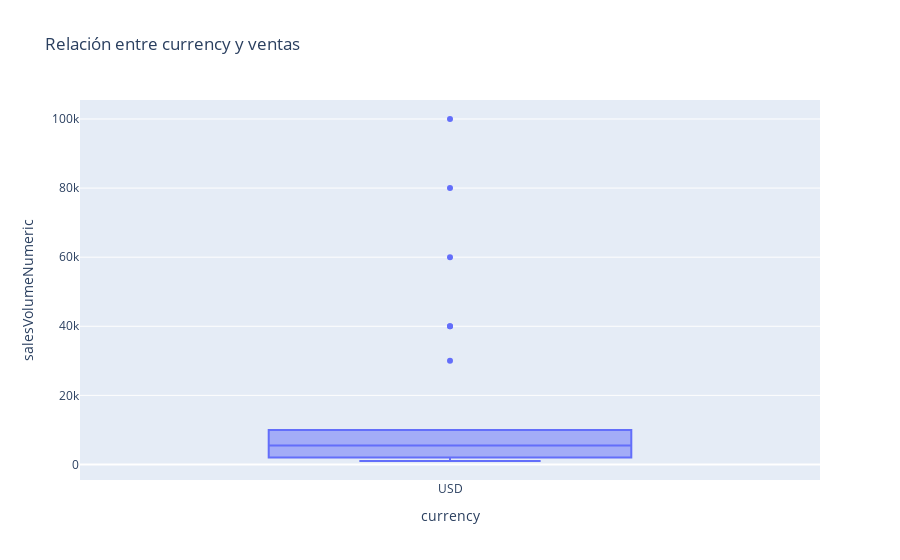
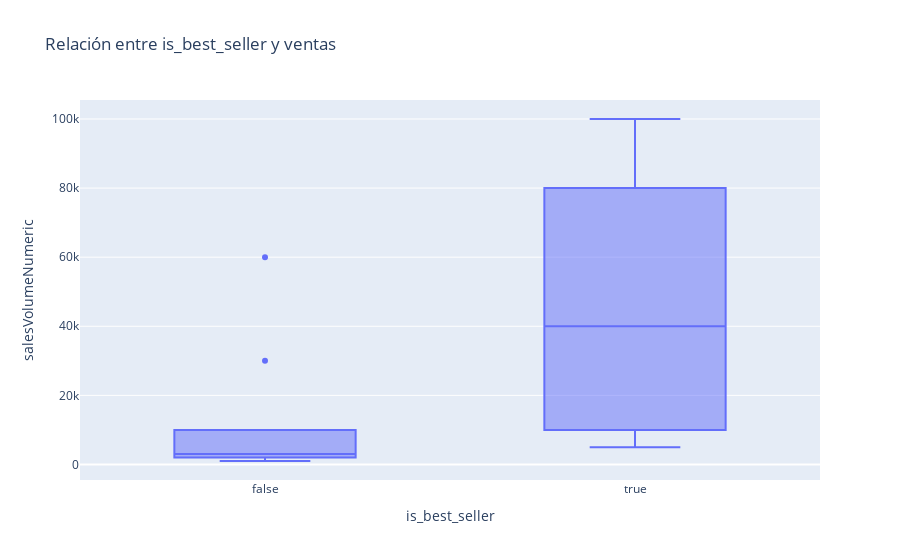
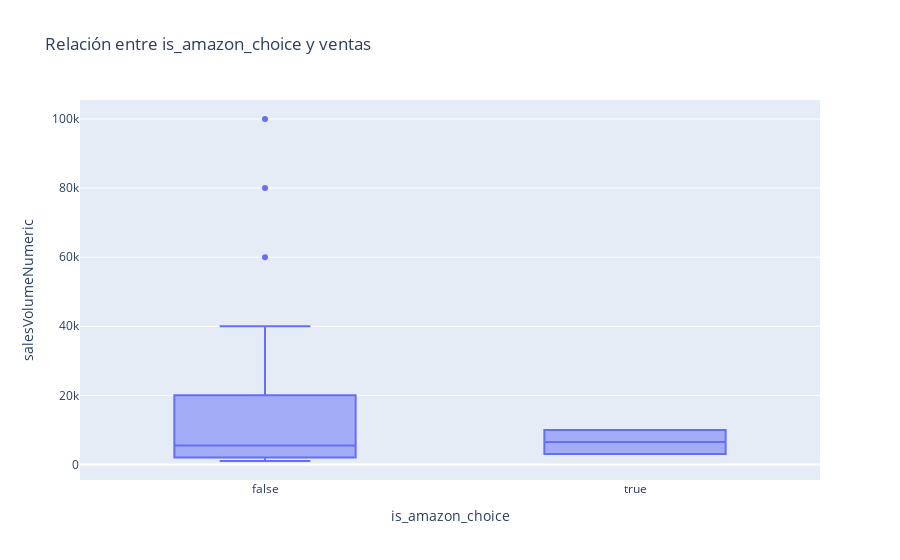
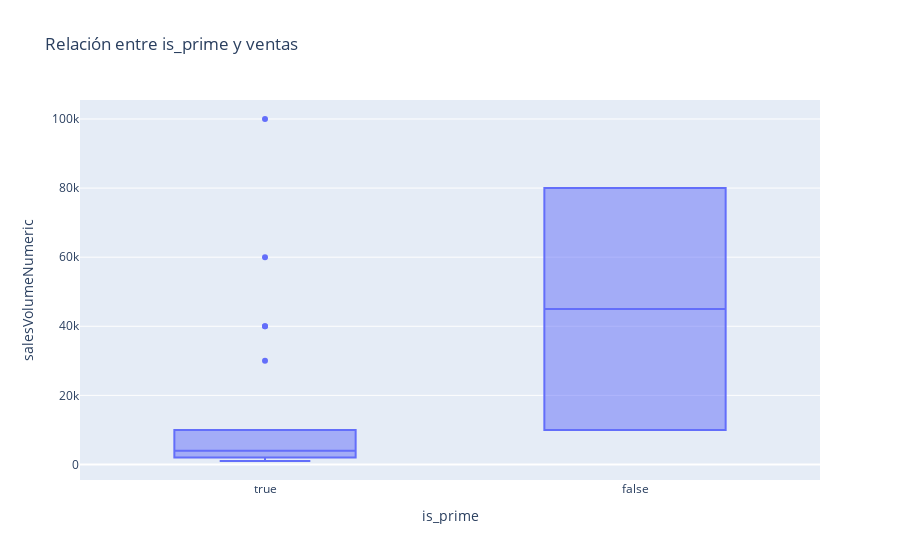

Source (notebook cell) for these figures, in order:
### Markdown cell above
# 4.2.1 Boxplot para variables categóricas vs salesVolume

### Code cell
for col in categoricalColumns:
    fig = px.box(dfAmazonProduct, x=col, y='salesVolumeNumeric', title=f'Relación entre {col} y ventas')
    fig.show()

### Figure 1 — Plotly figure (JSON) as saved in the notebook; plotly's stock layout.template omitted (floating-point values rounded to 4 significant figures)
{"data": [{"alignmentgroup": "True", "hovertemplate": "currency=%{x}<br>salesVolumeNumeric=%{y}<extra></extra>", "legendgroup": "", "marker": {"color": "#636efa"}, "name": "", "notched": false, "offsetgroup": "", "orientation": "v", "showlegend": false, "type": "box", "x": ["USD", "USD", "USD", "USD", "USD", "USD", "USD", "USD", "USD", "USD", "USD", "USD", "USD", "USD", "USD", "USD", "USD", "USD", "USD", "USD", "USD", "USD", "USD", "USD", "USD", "USD", "USD", "USD", "USD", "USD", "USD", "USD", "USD", "USD", "USD", "USD", "USD", "USD", "USD", "USD", "USD", "USD", "USD", "USD", "USD", "USD", "USD", "USD", "USD", "USD", "USD", "USD", "USD", "USD", "USD", "USD", "USD", "USD", "USD", "USD", "USD", "USD", "USD", "USD"], "x0": " ", "xaxis": "x", "y": [6000, 3000, 2000, 10000, 3000, 3000, 3000, null, 1000, 1000, 2000, 5000, null, 2000, 2000, 3000, 10000, 10000, 30000, 40000, 10000, null, null, null, null, 40000, null, null, null, 100000, null, null, null, null, null, 10000, null, 60000, 10000, null, null, null, null, null, null, null, null, null, null, null, null, 2000, null, null, null, null, null, null, null, null, null, null, null, 80000], "y0": " ", "yaxis": "y"}], "layout": {"boxmode": "group", "legend": {"tracegroupgap": 0}, "title": {"text": "Relación entre currency y ventas"}, "xaxis": {"anchor": "y", "domain": [0, 1], "title": {"text": "currency"}}, "yaxis": {"anchor": "x", "domain": [0, 1], "title": {"text": "salesVolumeNumeric"}}}}

### Figure 2 — Plotly figure (JSON) as saved in the notebook; plotly's stock layout.template omitted (floating-point values rounded to 4 significant figures)
{"data": [{"alignmentgroup": "True", "hovertemplate": "is_best_seller=%{x}<br>salesVolumeNumeric=%{y}<extra></extra>", "legendgroup": "", "marker": {"color": "#636efa"}, "name": "", "notched": false, "offsetgroup": "", "orientation": "v", "showlegend": false, "type": "box", "x": [false, false, false, false, false, false, false, false, false, false, false, true, false, false, false, false, false, false, false, true, true, true, true, false, true, true, true, true, false, true, false, true, false, true, false, false, false, false, false, true, false, true, false, false, false, true, true, true, true, false, true, false, true, false, false, false, false, true, false, false, true, false, true, true], "x0": " ", "xaxis": "x", "y": [6000, 3000, 2000, 10000, 3000, 3000, 3000, null, 1000, 1000, 2000, 5000, null, 2000, 2000, 3000, 10000, 10000, 30000, 40000, 10000, null, null, null, null, 40000, null, null, null, 100000, null, null, null, null, null, 10000, null, 60000, 10000, null, null, null, null, null, null, null, null, null, null, null, null, 2000, null, null, null, null, null, null, null, null, null, null, null, 80000], "y0": " ", "yaxis": "y"}], "layout": {"boxmode": "group", "legend": {"tracegroupgap": 0}, "title": {"text": "Relación entre is_best_seller y ventas"}, "xaxis": {"anchor": "y", "domain": [0, 1], "title": {"text": "is_best_seller"}}, "yaxis": {"anchor": "x", "domain": [0, 1], "title": {"text": "salesVolumeNumeric"}}}}

### Figure 3 — Plotly figure (JSON) as saved in the notebook; plotly's stock layout.template omitted (floating-point values rounded to 4 significant figures)
{"data": [{"alignmentgroup": "True", "hovertemplate": "is_amazon_choice=%{x}<br>salesVolumeNumeric=%{y}<extra></extra>", "legendgroup": "", "marker": {"color": "#636efa"}, "name": "", "notched": false, "offsetgroup": "", "orientation": "v", "showlegend": false, "type": "box", "x": [false, false, false, false, false, false, false, false, false, false, false, false, false, false, false, true, true, false, false, false, false, false, false, false, false, false, false, false, false, false, false, false, false, false, false, false, false, false, false, false, false, false, false, false, false, false, false, false, false, false, false, false, false, false, false, false, false, false, false, false, false, false, false, false], "x0": " ", "xaxis": "x", "y": [6000, 3000, 2000, 10000, 3000, 3000, 3000, null, 1000, 1000, 2000, 5000, null, 2000, 2000, 3000, 10000, 10000, 30000, 40000, 10000, null, null, null, null, 40000, null, null, null, 100000, null, null, null, null, null, 10000, null, 60000, 10000, null, null, null, null, null, null, null, null, null, null, null, null, 2000, null, null, null, null, null, null, null, null, null, null, null, 80000], "y0": " ", "yaxis": "y"}], "layout": {"boxmode": "group", "legend": {"tracegroupgap": 0}, "title": {"text": "Relación entre is_amazon_choice y ventas"}, "xaxis": {"anchor": "y", "domain": [0, 1], "title": {"text": "is_amazon_choice"}}, "yaxis": {"anchor": "x", "domain": [0, 1], "title": {"text": "salesVolumeNumeric"}}}}

### Figure 4 — Plotly figure (JSON) as saved in the notebook; plotly's stock layout.template omitted (floating-point values rounded to 4 significant figures)
{"data": [{"alignmentgroup": "True", "hovertemplate": "is_prime=%{x}<br>salesVolumeNumeric=%{y}<extra></extra>", "legendgroup": "", "marker": {"color": "#636efa"}, "name": "", "notched": false, "offsetgroup": "", "orientation": "v", "showlegend": false, "type": "box", "x": [true, true, true, false, true, true, true, true, true, true, true, true, true, true, true, true, true, true, true, true, true, true, false, false, true, true, true, true, true, true, false, false, true, false, false, true, false, true, true, true, true, true, false, false, false, false, true, true, false, true, false, true, true, true, false, false, false, false, false, false, false, false, false, false], "x0": " ", "xaxis": "x", "y": [6000, 3000, 2000, 10000, 3000, 3000, 3000, null, 1000, 1000, 2000, 5000, null, 2000, 2000, 3000, 10000, 10000, 30000, 40000, 10000, null, null, null, null, 40000, null, null, null, 100000, null, null, null, null, null, 10000, null, 60000, 10000, null, null, null, null, null, null, null, null, null, null, null, null, 2000, null, null, null, null, null, null, null, null, null, null, null, 80000], "y0": " ", "yaxis": "y"}], "layout": {"boxmode": "group", "legend": {"tracegroupgap": 0}, "title": {"text": "Relación entre is_prime y ventas"}, "xaxis": {"anchor": "y", "domain": [0, 1], "title": {"text": "is_prime"}}, "yaxis": {"anchor": "x", "domain": [0, 1], "title": {"text": "salesVolumeNumeric"}}}}
